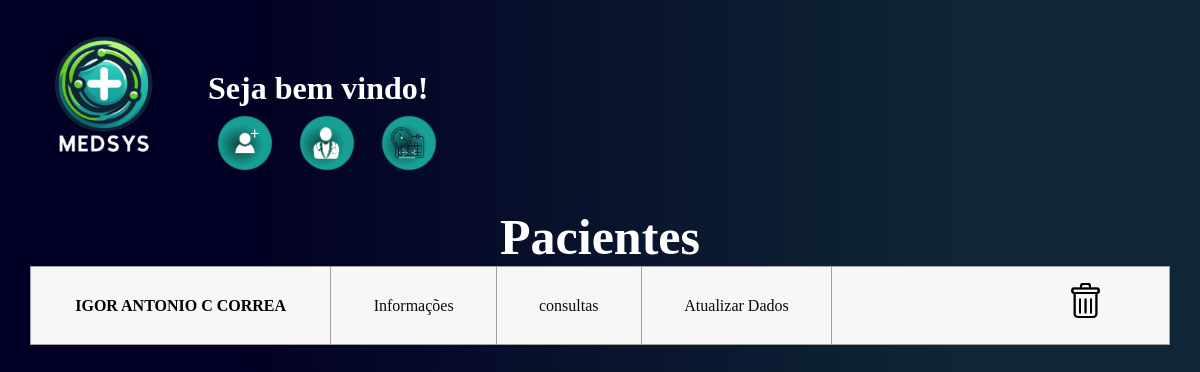
Before: / with the older database file.
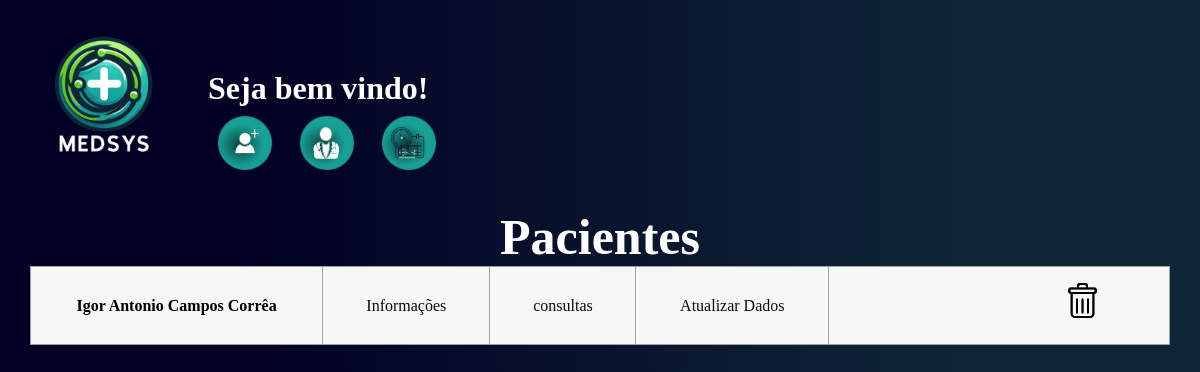
After: the same page with the newer database file.
### hospital/models.py (models this page shows, shortened)
class Pacientes(models.Model):
    nome = models.CharField(max_length=50, null=False)
    idade = models.IntegerField(null=False)
    sexo = models.CharField(max_length=10, null=False)
    logradouro = models.CharField(max_length=50, null=False)
    cep = models.CharField(max_length=8, null=False, default="")
    estado = models.CharField(max_length=20,null=False,default="")
    cidade = models.CharField(max_length=20,null=False,default="")
    cpf = models.CharField(max_length=11, null=False)  # Tornar o CPF único
    email = models.CharField(max_length=40,null=False,default="")

### hospital/views.py (the view)
# urls.py: 2. Add a URL to urlpatterns:  path('', views.home, name='home')
def home(request):
    pacientes = Pacientes.objects.all()
    return render(request,'index.html',{'pacientes':pacientes})

### hospital/templates/index.html (shortened to what this page needs)
<!DOCTYPE html>
<html lang="en">
<head>
    <link rel="stylesheet" href="../static/style.css">
</head>
<body>
    <header>
        <div>
            <img src="../static/media/logosem.png" width="200">
        </div>
        <h1>Seja bem vindo!</h1>
        <a href="{% url 'cad' %}" class="cad" ><img src="../static/media/addpacie.png" width="60px"></a>
        <a href="{% url 'tabmed' %}"><img src="../static/media/tabmed.png" width="60px"></a>
        <a href="{% url 'agendar_consulta' %}"><img src="../static/media/agendar.png" width="60px"></a>
    </header>
    <table>
        <caption><h1>Pacientes</h1></caption>
        {% for pacientes in pacientes%}
        <tr>
            <th>{{pacientes.nome}}</th>
            <td><a href="{% url 'informacoes' pacientes.id %}">Informações</a></td>
            <td><a href="{% url 'listar_consultas_paciente' pacientes.id %} ">consultas</a></td>
            <td><a href="{% url 'atu' pacientes.id %}">Atualizar Dados</a></td>
            <td><a href="{% url 'delete' pacientes.id %}"><img src="../static/media/lixeira.png" width="35px" style="margin-left: 190px;"></a></td>
        </tr>
        {% endfor %}
    </table>
</body>
</html>

Changed rows visible on the page:
removed Pacientes: nome "IGOR ANTONIO C CORREA"
added Pacientes: nome "Igor Antonio Campos Corrêa"
